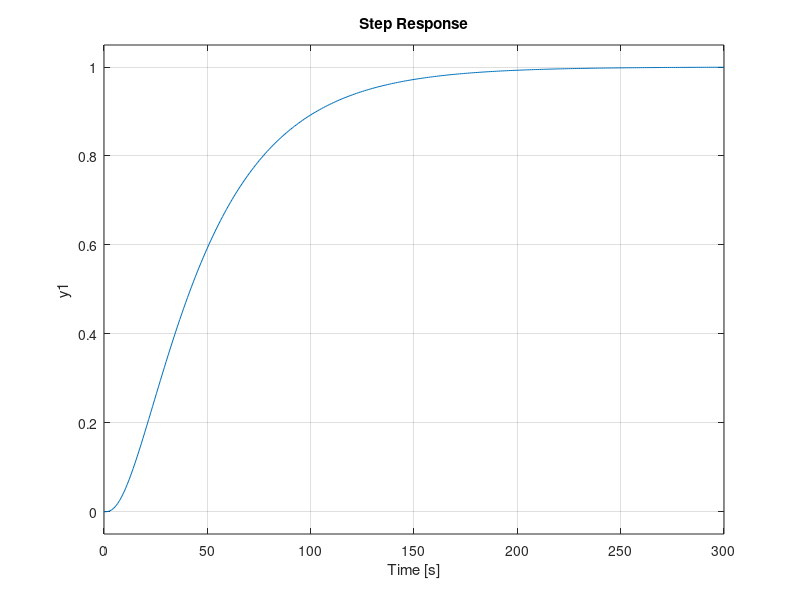

MATLAB code to generate this figure:
te=0.01;
t1=37;
t2=12;
t3=3;
h1=tf([1],[t1,1]);
h2=tf([1],[t2,1]);
h3=tf([1],[t3,1]);
h1d=c2d(h1,te,'tustin')
h2d=c2d(h2,te,'tustin')
h3d=c2d(h3,te,'tustin')
h12=series(h1,h2);
h123=series(h12,h3)

[NUM,DEN]=tfdata(h123,'v')
[A,B,C,D]=tf2ss(NUM,DEN)
Q=[1 0 0 ; 0 1 0 ; 0 0 1]
R=[1]
[K,S,E]=lqr(A,B,Q,R)
A0=A-B*K
[n0,d0]=ss2tf(A0,B,C,D)
h0=tf(n0,d0)
step(h123)